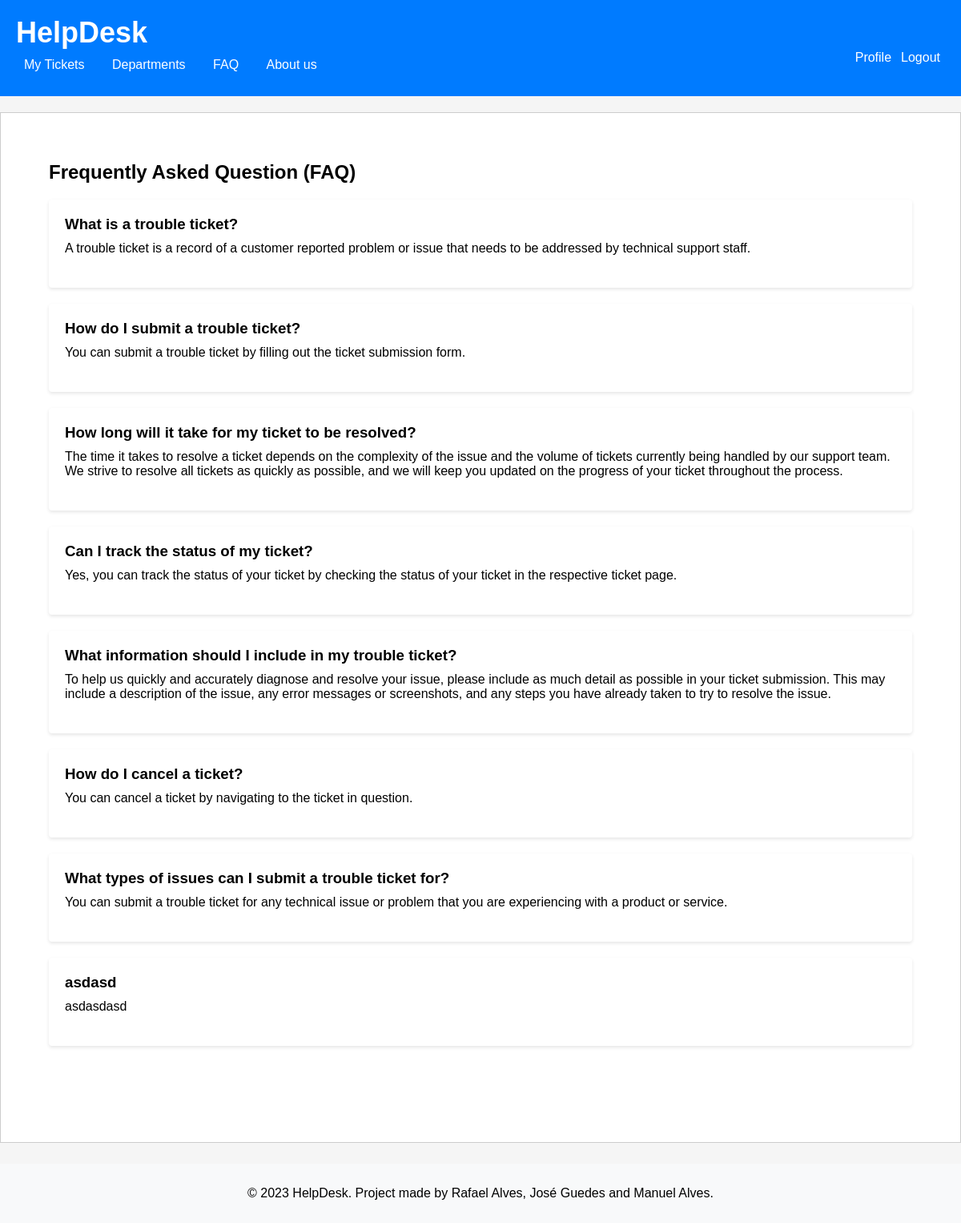
The app's page /pages/faq.php, older data.
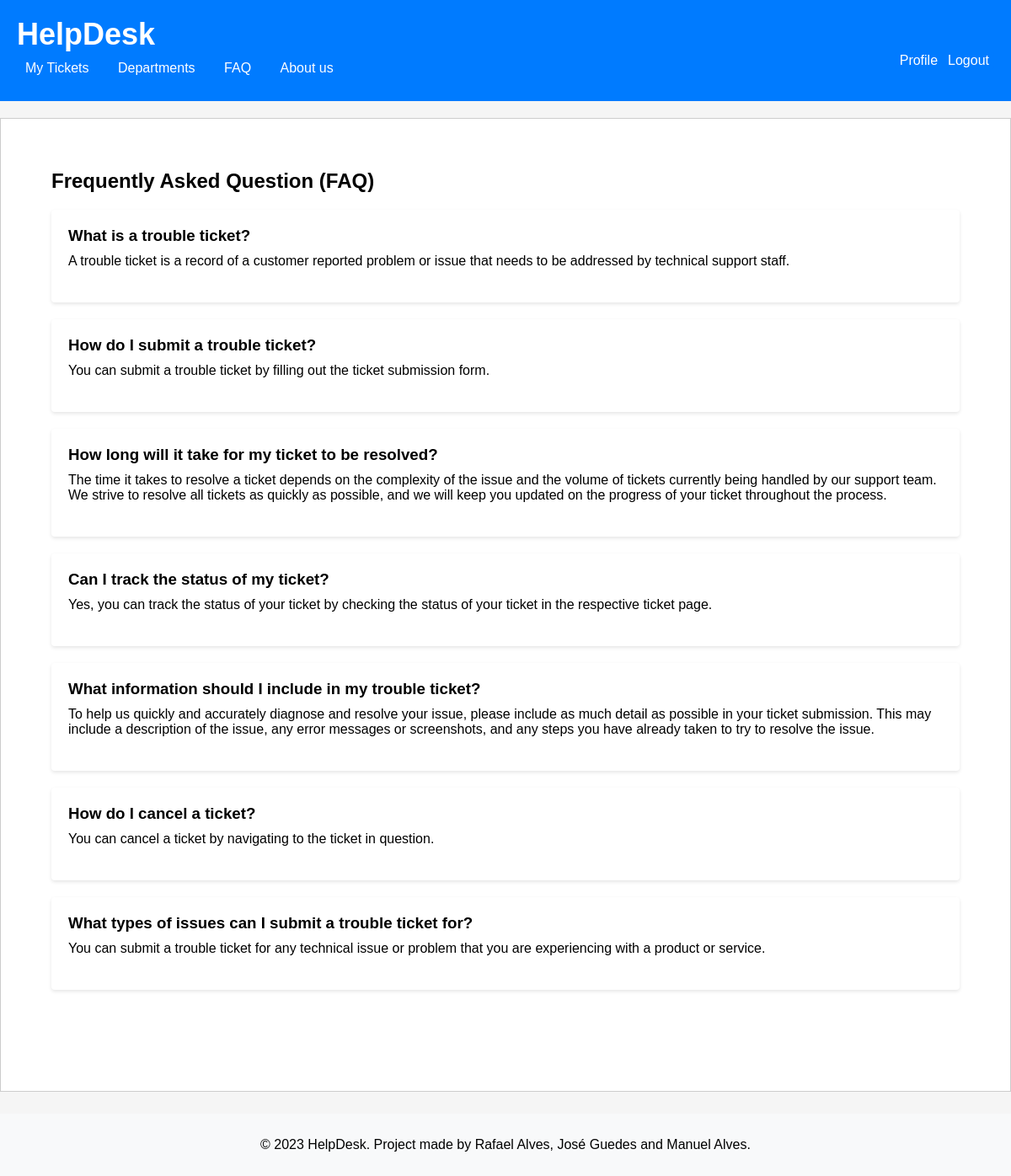
The same page, newer data.
### tables this page shows
CREATE TABLE Faq (
    id INTEGER PRIMARY KEY AUTOINCREMENT,
    title varchar(255) NOT NULL UNIQUE,
    description text NOT NULL
);

### database/faq.class.php (called while the page is built, shortened)
<?php
  class Faq {
    static function getAll(PDO $db){
      $stmt = $db->prepare('
        SELECT id, title, description
        FROM Faq
        ORDER by id asc
      ');
      $stmt->execute();
      $row = $stmt->fetchAll(PDO::FETCH_ASSOC);
      return $row;
    }
  }
?>

### actions/getAll_faqs.php (called while the page is built, shortened)
<?php
require_once(__DIR__ . '/../database/connection.db.php');
require_once(__DIR__ . '/../database/faq.class.php');
$faqs = Faq::getAll($dbh);
?>

### pages/faq.php (the view, shortened to what this page needs)
<?php
  require_once(__DIR__ . '/../templates/header.tpl.php');
  require_once(__DIR__ . '/../templates/footer.tpl.php');
?>
  <section class="tickets">
      <h2>Frequently Asked Question (FAQ)
      </h2>
      <ul>
        <?php
        require_once(__DIR__ . '/../actions/getAll_faqs.php');
        for($i = 0; $i < count($faqs); $i++) {
        ?>
        <li>
          <div class="ticket" id="<?=$faqs[$i]['id']?>">
            <h3> <?=$faqs[$i]['title']?></h3>
            <p> <?=$faqs[$i]['description']?> </p>
          </div>
        </li>
        <?php } ?>
      </ul>
    </section>

Row changes from the older to the newer data that the page shows:
removed faq: title "asdasd", description "asdasdasd"
